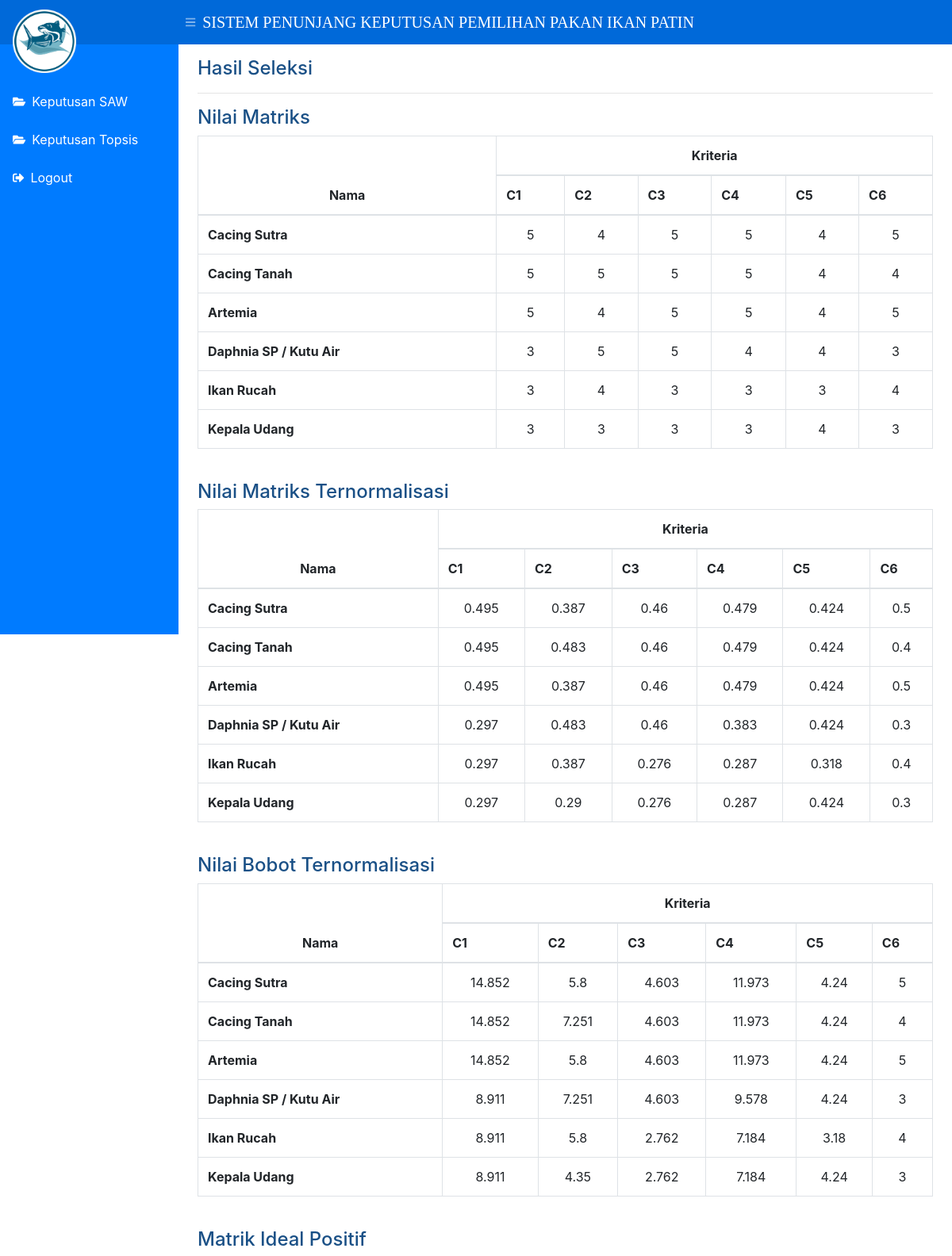
/index1.php?page=topsis&k=nilai_matriks (upper part), run on the app's committed database.
### tables this page shows
CREATE TABLE `pakan` (
  `kd_pakan` varchar(6) NOT NULL,
  `nm_pakan` varchar(25) NOT NULL
);

CREATE TABLE `penilaian` (
  `id` int(6) NOT NULL,
  `kd_pakan` varchar(6) NOT NULL,
  `kd_kriteria` varchar(6) NOT NULL,
  `nilai` double NOT NULL
);

CREATE TABLE `kriteria` (
  `kd_kriteria` varchar(6) NOT NULL,
  `nm_kriteria` varchar(20) NOT NULL,
  `tipe` varchar(20) NOT NULL,
  `bobot` float NOT NULL
);

### class/class_function_topsis.php (the view, shortened to what this page needs)
<?php
class FunctionTOPSIS
{
    public function PerhitunganTOPSIS()
    {
        $koneksi = new koneksi;
        $conn = $koneksi->koneksi();
        $s = mysqli_query($conn, "select * from kriteria");
        $h = mysqli_num_rows($s);
        echo "<div class='container mt-3'>";
        echo " <div class='box-header'>
                <h4>Hasil Seleksi</h4>
                <hr>
             <h4 class='box-title' >Nilai Matriks</h4>
            </div>
             <table class='table table-bordered'>
              <thead>
                  <tr>
                      <th rowspan='2'><center>Nama</center></th>
                      <th colspan='$h'><center>Kriteria</center></th>
                 </tr>
                 <tr> ";
        for ($n = 1; $n <= $h; $n++) {
            echo "<th>C{$n}</th>";
        }
        echo "
                </tr>
              </thead>
              <tbody>";
        $a = mysqli_query($conn, "select * from pakan order by kd_pakan asc;");
        while ($da = mysqli_fetch_assoc($a)) {
            echo "<tr>
		                <th>" . $da['nm_pakan'] . "</th>";
            $idalt = $da['kd_pakan'];
            $n = mysqli_query($conn, "select * from penilaian where kd_pakan ='$idalt' order by kd_pakan asc");
            while ($dn = mysqli_fetch_assoc($n)) {
                echo "<td align='center'>$dn[nilai]</td>";
            }
            echo "</tr>\n";
        }
        echo "
            </tbody>
            </table>
            <br>
        ";
        $s = mysqli_query($conn, "select * from kriteria");
        $h = mysqli_num_rows($s);
        echo "
             <div class='box-header'>
                <h4 class='box-title'>Nilai Matriks Ternormalisasi</h4>
             </div>
            <table class='table table-bordered'>
            <thead>
                <tr>
                    <th rowspan='2'><center>Nama</center></th>
                    <th colspan= '$h'><center>Kriteria</center></th>
                </tr>
                <tr>
        ";
        for ($n = 1; $n <= $h; $n++) {
            echo "<th>C{$n}</th>";
        }
        echo "</thead>
                <tbody>";
        $a = mysqli_query($conn, "select * from pakan order by kd_pakan asc");
        while ($da = mysqli_fetch_assoc($a)) {
            echo "<tr>
                        <th>$da[nm_pakan]</th>";
            $idalt = $da['kd_pakan'];
            $n = mysqli_query($conn, "select * from penilaian where kd_pakan='$idalt' order by id asc");
            while ($dn = mysqli_fetch_assoc($n)) {
                $idk = $dn['kd_kriteria'];
                $nilai_kuadrat = 0;
                $k = mysqli_query($conn, "select * from penilaian where kd_kriteria='$idk' ");
                while ($dkuadrat = mysqli_fetch_assoc($k)) {
                    $nilai_kuadrat = $nilai_kuadrat + ($dkuadrat['nilai'] * $dkuadrat['nilai']);
                }
                echo "<td align='center'>" . round(($dn['nilai'] / sqrt($nilai_kuadrat)), 3) . "</td>";
            }
            echo "</tr>\n";
        }
        echo "
        </tbody>
        </table>
        <br>
        ";
        $s = mysqli_query($conn, "select * from kriteria");
        $h = mysqli_num_rows($s);
        echo "
             <div class='box-header'>
                <h4 class='box-title'>Nilai Bobot Ternormalisasi</h4>
             </div>
            <table class='table table-bordered'>
            <thead>
                <tr>
                    <th rowspan='2'><center>Nama</center></th>
                    <th colspan= '$h'><center>Kriteria</center></th>
                </tr>
                <tr>
        ";
        for ($n = 1; $n <= $h; $n++) {
            echo "<th>C{$n}</th>";
        }
        echo "</thead>
                <tbody>";
        $a = mysqli_query($conn, "select * from pakan order by kd_pakan asc");
        while ($da = mysqli_fetch_assoc($a)) {
            echo "<tr>
                        <th>$da[nm_pakan]</th>";
            $idalt = $da['kd_pakan'];
            $n = mysqli_query($conn, "select * from penilaian where kd_pakan='$idalt' order by id asc");
            while ($dn = mysqli_fetch_assoc($n)) {
                $idk = $dn['kd_kriteria'];
                $nilai_kuadrat = 0;
                $k = mysqli_query($conn, "select * from penilaian where kd_kriteria='$idk' ");
                while ($dkuadrat = mysqli_fetch_assoc($k)) {
                    $nilai_kuadrat = $nilai_kuadrat + ($dkuadrat['nilai'] * $dkuadrat['nilai']);
                }
                $k2 = mysqli_query($conn, "select * from penilaian where kd_kriteria='$idk' ");
                $b2 = mysqli_query($conn, "select * from kriteria where kd_kriteria='$idk'");
                $nbot = mysqli_fetch_assoc($b2);
                $bot = $nbot['bobot'];
                echo "<td align='center'>" . round(($dn['nilai'] / sqrt($nilai_kuadrat)) * $bot, 3) . "</td>";
            }
            echo "</tr>\n";
        }
        echo "
        </tbody>
        </table>
        <br>
        ";
        $s = mysqli_query($conn, "select * from kriteria");
        $h = mysqli_num_rows($s);
        echo "
        <div class='box-header'>
           <h4 class='box-title'>Matrik Ideal Positif</h4>
        </div>
       <table class='table table-bordered'>
       <thead>
           <tr>
               <th colspan= '$h'><center>Kriteria</center></th>
           </tr>
           <tr>
   ";
        echo "
            </tr>
            <tr>";
        echo "
            </tr>
            </thead>
            <tbody>";
        echo "<tr>";
        echo "</tr>
                </tbody>
                </table>
                <br>
            ";
        echo "
            <div class='box-header'>
                 <h4 class='box-title' >Matriks Ideal Negatif	(A<sup>-</sup>)</h4>
            </div>
            <table class='table table-bordered'>
                <thead>
                <tr>
                    <th colspan=' $h'><center>Kriteria</center></th>
                </tr>
                <tr?>
            ";
        echo "
            </tr>
            <tr>
            ";
        echo "
            </tr>
            </thead>
            <tbody>
            ";
        echo "<tr>";
        echo "
                </tr>
                </tbody>
                </table>
                <br>
            ";
?>
        <br>
        <table class="table table-bordered">
                <?php
                echo "<tr>";
                echo "</tr>
                </table>
                <br>";
                ?>
                <table class="table table-bordered">
                        <?php
                        echo "
                </table>
                <br>
                ";
                        ?>
                        </div>
                <?php    }
        } ?>

### data on the page
pakan: nm_pakan "Cacing Sutra"
penilaian: nilai "5", $dn['nilai']/sqrt($nilai_kuadrat) "0.495", ($dn['nilai']/sqrt($nilai_kuadrat))*$bot "14.852"
penilaian: nilai "4", $dn['nilai']/sqrt($nilai_kuadrat) "0.387", ($dn['nilai']/sqrt($nilai_kuadrat))*$bot "5.8"
penilaian: nilai "5", $dn['nilai']/sqrt($nilai_kuadrat) "0.46", ($dn['nilai']/sqrt($nilai_kuadrat))*$bot "4.603"
penilaian: nilai "5", $dn['nilai']/sqrt($nilai_kuadrat) "0.479", ($dn['nilai']/sqrt($nilai_kuadrat))*$bot "11.973"
penilaian: nilai "4", $dn['nilai']/sqrt($nilai_kuadrat) "0.424", ($dn['nilai']/sqrt($nilai_kuadrat))*$bot "4.24"
penilaian: nilai "5", $dn['nilai']/sqrt($nilai_kuadrat) "0.5", ($dn['nilai']/sqrt($nilai_kuadrat))*$bot "5"
pakan: nm_pakan "Cacing Tanah"
penilaian: nilai "5", $dn['nilai']/sqrt($nilai_kuadrat) "0.495", ($dn['nilai']/sqrt($nilai_kuadrat))*$bot "14.852"
penilaian: nilai "5", $dn['nilai']/sqrt($nilai_kuadrat) "0.483", ($dn['nilai']/sqrt($nilai_kuadrat))*$bot "7.251"
penilaian: nilai "5", $dn['nilai']/sqrt($nilai_kuadrat) "0.46", ($dn['nilai']/sqrt($nilai_kuadrat))*$bot "4.603"
penilaian: nilai "5", $dn['nilai']/sqrt($nilai_kuadrat) "0.479", ($dn['nilai']/sqrt($nilai_kuadrat))*$bot "11.973"
penilaian: nilai "4", $dn['nilai']/sqrt($nilai_kuadrat) "0.424", ($dn['nilai']/sqrt($nilai_kuadrat))*$bot "4.24"
penilaian: nilai "4", $dn['nilai']/sqrt($nilai_kuadrat) "0.4", ($dn['nilai']/sqrt($nilai_kuadrat))*$bot "4"
pakan: nm_pakan "Artemia"
penilaian: nilai "5", $dn['nilai']/sqrt($nilai_kuadrat) "0.495", ($dn['nilai']/sqrt($nilai_kuadrat))*$bot "14.852"
penilaian: nilai "4", $dn['nilai']/sqrt($nilai_kuadrat) "0.387", ($dn['nilai']/sqrt($nilai_kuadrat))*$bot "5.8"
penilaian: nilai "5", $dn['nilai']/sqrt($nilai_kuadrat) "0.46", ($dn['nilai']/sqrt($nilai_kuadrat))*$bot "4.603"
penilaian: nilai "5", $dn['nilai']/sqrt($nilai_kuadrat) "0.479", ($dn['nilai']/sqrt($nilai_kuadrat))*$bot "11.973"
penilaian: nilai "4", $dn['nilai']/sqrt($nilai_kuadrat) "0.424", ($dn['nilai']/sqrt($nilai_kuadrat))*$bot "4.24"
penilaian: nilai "5", $dn['nilai']/sqrt($nilai_kuadrat) "0.5", ($dn['nilai']/sqrt($nilai_kuadrat))*$bot "5"
pakan: nm_pakan "Daphnia SP / Kutu Air"
penilaian: nilai "3", $dn['nilai']/sqrt($nilai_kuadrat) "0.297", ($dn['nilai']/sqrt($nilai_kuadrat))*$bot "8.911"
penilaian: nilai "5", $dn['nilai']/sqrt($nilai_kuadrat) "0.483", ($dn['nilai']/sqrt($nilai_kuadrat))*$bot "7.251"
penilaian: nilai "5", $dn['nilai']/sqrt($nilai_kuadrat) "0.46", ($dn['nilai']/sqrt($nilai_kuadrat))*$bot "4.603"
penilaian: nilai "4", $dn['nilai']/sqrt($nilai_kuadrat) "0.383", ($dn['nilai']/sqrt($nilai_kuadrat))*$bot "9.578"
penilaian: nilai "4", $dn['nilai']/sqrt($nilai_kuadrat) "0.424", ($dn['nilai']/sqrt($nilai_kuadrat))*$bot "4.24"
penilaian: nilai "3", $dn['nilai']/sqrt($nilai_kuadrat) "0.3", ($dn['nilai']/sqrt($nilai_kuadrat))*$bot "3"
pakan: nm_pakan "Ikan Rucah"
penilaian: nilai "3", $dn['nilai']/sqrt($nilai_kuadrat) "0.297", ($dn['nilai']/sqrt($nilai_kuadrat))*$bot "8.911"
penilaian: nilai "4", $dn['nilai']/sqrt($nilai_kuadrat) "0.387", ($dn['nilai']/sqrt($nilai_kuadrat))*$bot "5.8"
penilaian: nilai "3", $dn['nilai']/sqrt($nilai_kuadrat) "0.276", ($dn['nilai']/sqrt($nilai_kuadrat))*$bot "2.762"
penilaian: nilai "3", $dn['nilai']/sqrt($nilai_kuadrat) "0.287", ($dn['nilai']/sqrt($nilai_kuadrat))*$bot "7.184"
penilaian: nilai "3", $dn['nilai']/sqrt($nilai_kuadrat) "0.318", ($dn['nilai']/sqrt($nilai_kuadrat))*$bot "3.18"
penilaian: nilai "4", $dn['nilai']/sqrt($nilai_kuadrat) "0.4", ($dn['nilai']/sqrt($nilai_kuadrat))*$bot "4"
pakan: nm_pakan "Kepala Udang"
penilaian: nilai "3", $dn['nilai']/sqrt($nilai_kuadrat) "0.297", ($dn['nilai']/sqrt($nilai_kuadrat))*$bot "8.911"
penilaian: nilai "3", $dn['nilai']/sqrt($nilai_kuadrat) "0.29", ($dn['nilai']/sqrt($nilai_kuadrat))*$bot "4.35"
penilaian: nilai "3", $dn['nilai']/sqrt($nilai_kuadrat) "0.276", ($dn['nilai']/sqrt($nilai_kuadrat))*$bot "2.762"
penilaian: nilai "3", $dn['nilai']/sqrt($nilai_kuadrat) "0.287", ($dn['nilai']/sqrt($nilai_kuadrat))*$bot "7.184"
penilaian: nilai "4", $dn['nilai']/sqrt($nilai_kuadrat) "0.424", ($dn['nilai']/sqrt($nilai_kuadrat))*$bot "4.24"
penilaian: nilai "3", $dn['nilai']/sqrt($nilai_kuadrat) "0.3", ($dn['nilai']/sqrt($nilai_kuadrat))*$bot "3"
